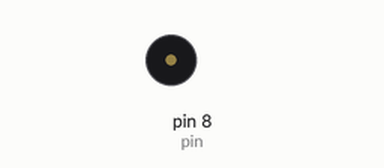
Simulated run of this sketch. Board: Arduino Uno, built with avr-gcc and run on an emulated ATmega328P. Parts: buzzer (waves = sounding).

Above: at 0.6 s.
At 6.75 s:
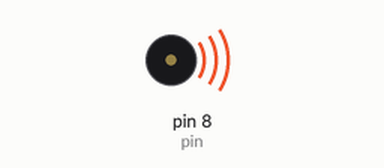
Timing chart, 0 to 7.2 s (numbered marks = the images above):
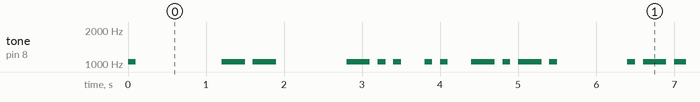

The sketch:

Morse__Frase.ino
```cpp
/******************************************************************************
**                                                                           **
**                              Morse                                        **
**                                                                           **
**                                                                           **
******************************************************************************/

//****** Includes *************************************************************

//****** Variables ************************************************************
const int pin = 8;   // pin for speaker

int note = 1047;
int velocitat = 10;

//****** Setup ****************************************************************
void setup()
{
}

//****** Loop *****************************************************************
void loop()
{
   //E
  punt();
  espaiL();
  espaiP();
   //Espai entre lletres
  espaiL();
  //M
  ratlla();
  ratlla();
   //Espai entre lletres
  espaiL();
  espaiP();
    //D
  ratlla();
  punt();
  punt();
   //Espai entre lletres
  espaiL();
  //I
  punt();
  punt();
   //Espai entre lletres
  espaiL();
  //C
  ratlla();
  punt();
  ratlla();
  punt();
   //Espai entre lletres
  espaiL();
  espaiP();
  //P   ** Exemple NOM **
  punt();
  ratlla();
  ratlla();
  punt();
  //Espai entre lletres
  espaiL();
  //A
  punt();
  ratlla();
  //Espai entre lletres
  espaiL();
  //P
  punt();
  ratlla();
  ratlla();
  punt();
  espaiL();
  //E
  punt();
  espaiL();
  espaiP();

}

//****** Funcions *************************************************************
void punt()
{
  tone(pin, note, 1000/velocitat);
  delay(1000/velocitat);
  delay(1000/velocitat);
}

void ratlla()
{
  tone(pin, note, 3*(1000/velocitat));
  delay(3*(1000/velocitat));
  delay(1000/velocitat);
}

void espaiL()  //Espai entre lletres
{
  delay(2*(1000/velocitat));
}

void espaiP()  //Espai entre paraules
{
  delay(6*(1000/velocitat));
}
```

Measured:
- by itself, tone on pin 8 (pin): plays 1047 Hz for 0.10 s, 1047 Hz for 0.30 s, 1047 Hz for 0.30 s, 1047 Hz for 0.30 s, 1047 Hz for 0.10 s, 1047 Hz for 0.10 s … (273 notes in this stretch)
